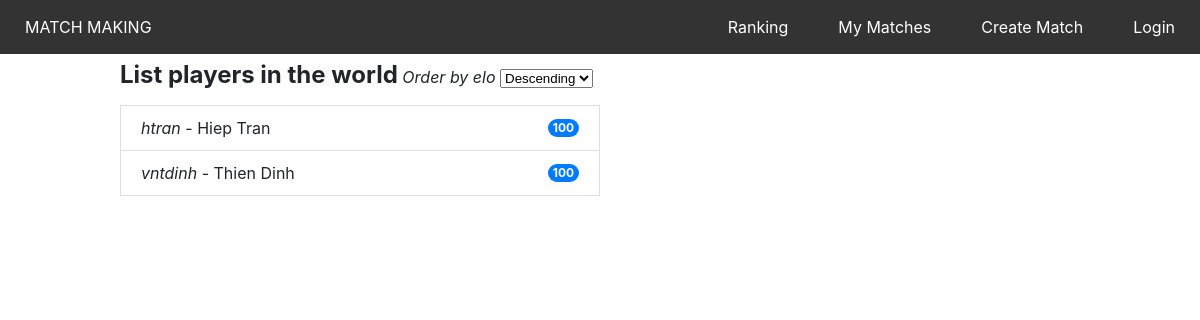
The page /ranking/index.php on the database as committed earlier.
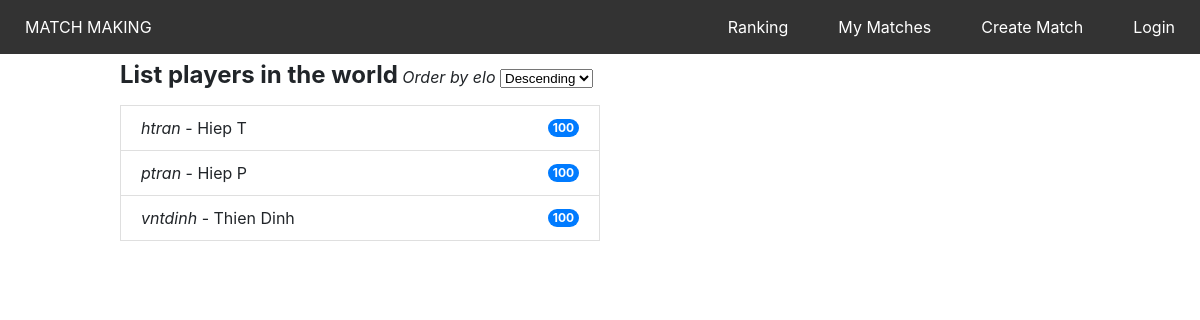
The same page on the database as committed later.
### tables this page shows
create table player
(
  player_id varchar(20) primary key not null,
  password varchar(20) not null,
  name varchar(50),
  elo int not null default 100
);

### ranking/index.php (the view, shortened to what this page needs)
<!DOCTYPE html>
<html lang="en">
<head>
  <link rel="stylesheet" type="text/css" href="../stylesheets/style.css">
  <link rel="stylesheet" type="text/css" href="index.css">
</head>
<body>
  <?php include('../common/header.php'); ?>
  <div class="container">
    <div class="row">
      <div>
        <h2 style="display: inline;">List players in the world</h2>
        <span style="font-style:italic;">Order by elo</span>
        <select id="orderBy">
          <option value="DESC">Descending</option>
        </select>
      </div>
      <ul class="list-group">
        <?php
        require_once '../dbConfig.php';
        $orderBy = isset($_GET["orderBy"]) ? $_GET["orderBy"] : "DESC";
        $sql = "SELECT player_id, name, elo FROM player ORDER BY elo $orderBy";
        if ($result = mysqli_query($link, $sql)) {
          if (mysqli_num_rows($result) > 0) {
            while ($row = mysqli_fetch_array($result)) {
              echo "<li class='list-group-item'>"
                . "<div>"
                . "<span style='font-style: italic;'>" . $row['player_id'] . "</span>"
                . " - "
                . "<span>" . $row['name'] . "</span>"
                . "</div>"
                . "<span class='badge'>" . $row['elo'] . "</span>"
                . "</li>";
            }
          }
        }
        ?>
      </ul>
    </div>
  </div>
</body>
</html>

Rows that differ between the two databases and show on the page:
changed player "htran": name "Hiep Tran" → "Hiep T"
added player: player_id "ptran", name "Hiep P", elo "100"
